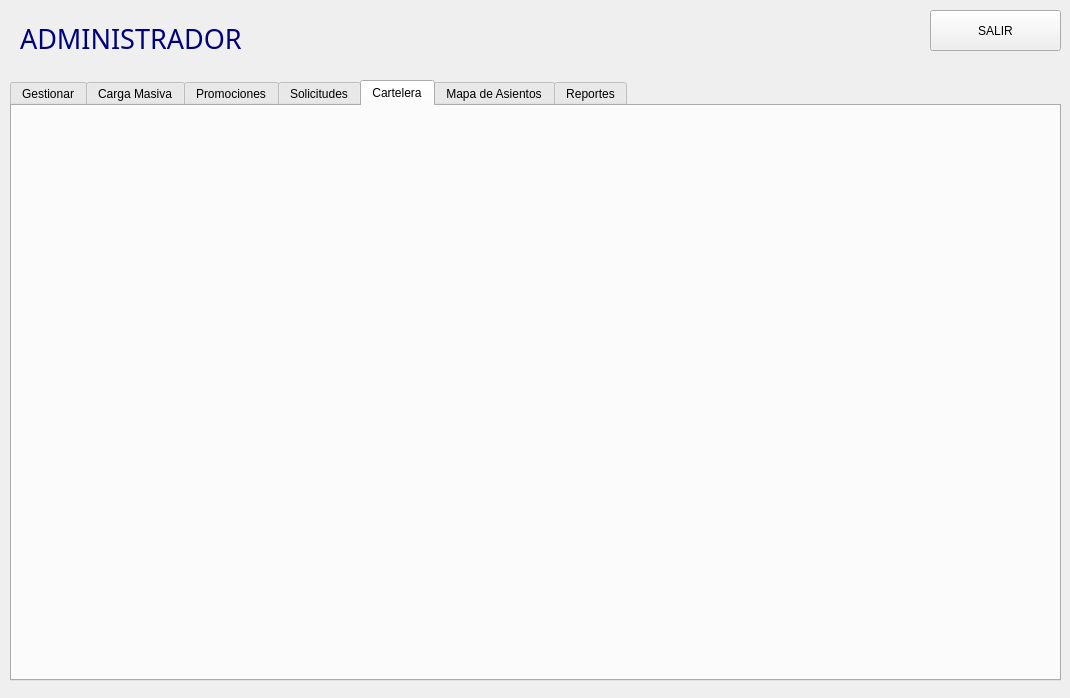
<?xml version="1.0" encoding="UTF-8"?>
<ui version="4.0">
 <class>vistaAdmin</class>
 <widget class="QDialog" name="vistaAdmin">
  <property name="geometry">
   <rect>
    <x>0</x>
    <y>0</y>
    <width>1070</width>
    <height>698</height>
   </rect>
  </property>
  <property name="windowTitle">
   <string>Dialog</string>
  </property>
  <widget class="QTabWidget" name="tabWidget">
   <property name="geometry">
    <rect>
     <x>10</x>
     <y>80</y>
     <width>1051</width>
     <height>601</height>
    </rect>
   </property>
   <property name="currentIndex">
    <number>4</number>
   </property>
   <widget class="QWidget" name="tab">
    <attribute name="title">
     <string>Gestionar</string>
    </attribute>
    <widget class="QTableWidget" name="tbGestionar">
     <property name="geometry">
      <rect>
       <x>0</x>
       <y>60</y>
       <width>1051</width>
       <height>441</height>
      </rect>
     </property>
    </widget>
    <widget class="QPushButton" name="btnAgregarPeli">
     <property name="geometry">
      <rect>
       <x>30</x>
       <y>510</y>
       <width>141</width>
       <height>41</height>
      </rect>
     </property>
     <property name="text">
      <string>Agregar</string>
     </property>
    </widget>
    <widget class="QPushButton" name="btnEliminarPeli">
     <property name="geometry">
      <rect>
       <x>200</x>
       <y>510</y>
       <width>141</width>
       <height>41</height>
      </rect>
     </property>
     <property name="text">
      <string>Eliminar</string>
     </property>
    </widget>
    <widget class="QComboBox" name="comboBox">
     <property name="geometry">
      <rect>
       <x>810</x>
       <y>10</y>
       <width>231</width>
       <height>28</height>
      </rect>
     </property>
    </widget>
   </widget>
   <widget class="QWidget" name="tab_2">
    <attribute name="title">
     <string>Carga Masiva</string>
    </attribute>
    <widget class="QTableWidget" name="tbCargaMasiva">
     <property name="geometry">
      <rect>
       <x>0</x>
       <y>30</y>
       <width>1041</width>
       <height>471</height>
      </rect>
     </property>
    </widget>
    <widget class="QPushButton" name="btnCargarPeli">
     <property name="geometry">
      <rect>
       <x>30</x>
       <y>510</y>
       <width>161</width>
       <height>41</height>
      </rect>
     </property>
     <property name="text">
      <string>Cargar Peliculas</string>
     </property>
    </widget>
   </widget>
   <widget class="QWidget" name="tab_5">
    <attribute name="title">
     <string>Promociones</string>
    </attribute>
    <widget class="QPushButton" name="btnAgregarPromo">
     <property name="geometry">
      <rect>
       <x>30</x>
       <y>50</y>
       <width>171</width>
       <height>51</height>
      </rect>
     </property>
     <property name="text">
      <string> Agregar Promocion</string>
     </property>
    </widget>
    <widget class="QPushButton" name="btnAgregarBene">
     <property name="geometry">
      <rect>
       <x>250</x>
       <y>50</y>
       <width>181</width>
       <height>51</height>
      </rect>
     </property>
     <property name="text">
      <string>Añadir Beneficio</string>
     </property>
    </widget>
   </widget>
   <widget class="QWidget" name="tab_6">
    <attribute name="title">
     <string>Solicitudes</string>
    </attribute>
    <widget class="QPushButton" name="btnRegistrarSoli">
     <property name="geometry">
      <rect>
       <x>850</x>
       <y>490</y>
       <width>161</width>
       <height>51</height>
      </rect>
     </property>
     <property name="text">
      <string>Registrar Solicitud</string>
     </property>
    </widget>
   </widget>
   <widget class="QWidget" name="tab_7">
    <attribute name="title">
     <string>Cartelera</string>
    </attribute>
   </widget>
   <widget class="QWidget" name="tab_8">
    <attribute name="title">
     <string>Mapa de Asientos</string>
    </attribute>
   </widget>
   <widget class="QWidget" name="tab_3">
    <attribute name="title">
     <string>Reportes</string>
    </attribute>
    <widget class="QPushButton" name="btnReporte1">
     <property name="geometry">
      <rect>
       <x>30</x>
       <y>30</y>
       <width>90</width>
       <height>29</height>
      </rect>
     </property>
     <property name="text">
      <string>Reporte 1</string>
     </property>
    </widget>
    <widget class="QPushButton" name="btnReporte2">
     <property name="geometry">
      <rect>
       <x>160</x>
       <y>30</y>
       <width>90</width>
       <height>29</height>
      </rect>
     </property>
     <property name="text">
      <string>Reporte 2</string>
     </property>
    </widget>
    <widget class="QPushButton" name="btnReporte3">
     <property name="geometry">
      <rect>
       <x>290</x>
       <y>30</y>
       <width>90</width>
       <height>29</height>
      </rect>
     </property>
     <property name="text">
      <string>Reporte 3</string>
     </property>
    </widget>
    <widget class="QPushButton" name="btnReporte4">
     <property name="geometry">
      <rect>
       <x>420</x>
       <y>30</y>
       <width>90</width>
       <height>29</height>
      </rect>
     </property>
     <property name="text">
      <string>Reporte 4</string>
     </property>
    </widget>
   </widget>
  </widget>
  <widget class="QLabel" name="label">
   <property name="geometry">
    <rect>
     <x>20</x>
     <y>20</y>
     <width>281</width>
     <height>31</height>
    </rect>
   </property>
   <property name="font">
    <font>
     <family>Thames</family>
     <pointsize>18</pointsize>
    </font>
   </property>
   <property name="text">
    <string>&lt;html&gt;&lt;head/&gt;&lt;body&gt;&lt;p&gt;&lt;span style=&quot; font-size:20pt; color:#00007f;&quot;&gt;ADMINISTRADOR&lt;/span&gt;&lt;/p&gt;&lt;/body&gt;&lt;/html&gt;</string>
   </property>
  </widget>
  <widget class="QPushButton" name="btnSalir">
   <property name="geometry">
    <rect>
     <x>930</x>
     <y>10</y>
     <width>131</width>
     <height>41</height>
    </rect>
   </property>
   <property name="text">
    <string>SALIR</string>
   </property>
  </widget>
 </widget>
 <resources/>
 <connections/>
</ui>
